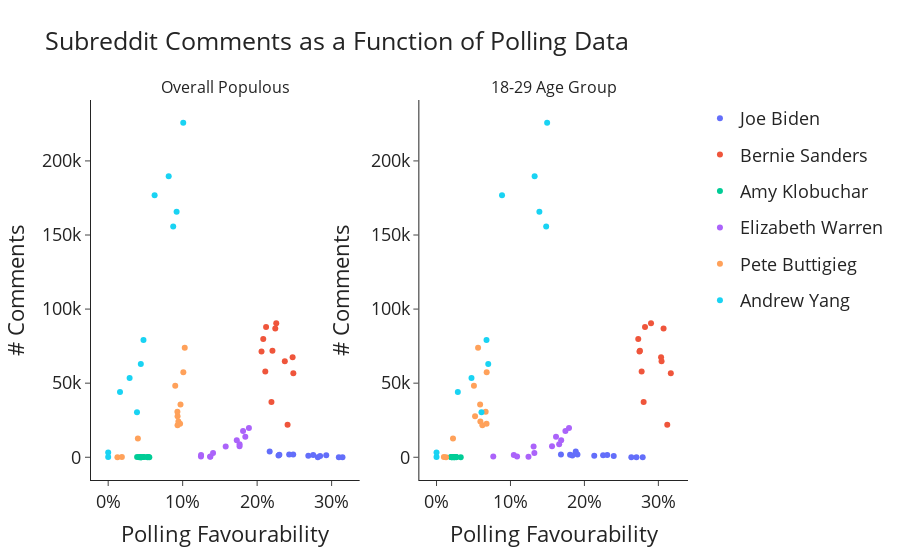

This figure's notebook cell:
### Markdown cell above
### Visualize

### Code cell
from plotly.subplots import make_subplots

fig = make_subplots(
    rows=1, cols=2,
    subplot_titles=("Overall Populous",
                    "18-29 Age Group"))

c_mapping = {}
cands = ["Joe Biden","Bernie Sanders","Amy Klobuchar","Elizabeth Warren","Pete Buttigieg","Andrew Yang"]
for a,b in zip(cands,px.colors.qualitative.Plotly):
    c_mapping[a] = b

for cand in cands:
    pop_df = polling_comments_df[polling_comments_df["candidate"] == cand]
    young_df = polling_comments_df_young[polling_comments_df_young["candidate"] == cand]
    fig.add_trace(go.Scatter(x=pop_df["polling_avg"],
                             y=pop_df["count"],
                             marker=dict(color=c_mapping[cand]),                         
                             mode="markers",
                             name=cand,
                             legendgroup=cand
                            ),
                  row=1,
                  col=1)


    fig.add_trace(go.Scatter(x=young_df["polling_avg"],
                             y=young_df["count"],
                             marker=dict(color=c_mapping[cand]),
                             mode="markers",
                             name=cand,
                             legendgroup=cand,
                            showlegend = False
                            ),
                  row=1,
                  col=2)
fig.update_xaxes(title_text="Polling Favourability", row=1, col=1)
fig.update_xaxes(title_text="Polling Favourability", row=1, col=2)

fig.update_yaxes(title_text="# Comments", row=1, col=1)
fig.update_yaxes(title_text="# Comments", row=1, col=2)

fig.update_layout(
    font=dict(size=18),
    title_text="Subreddit Comments as a Function of Polling Data",
                  template="simple_white")
fig.update_xaxes(dict(tickformat=',.0%'))
# fig.write_html("visualizations/temporal/{}_comments_over_polling_data_scatter.html".format(TIME_FRAME))
fig.show()

### Figure 1 — Plotly figure (JSON) as saved in the notebook; plotly's stock layout.template omitted (floating-point values rounded to 4 significant figures)
{"data": [{"legendgroup": "Joe Biden", "marker": {"color": "#636EFA"}, "mode": "markers", "name": "Joe Biden", "type": "scatter", "x": [0.2815, 0.3146, 0.3097, 0.2846, 0.2928, 0.2753, 0.2687, 0.2484, 0.243, 0.2287, 0.2298, 0.2168], "xaxis": "x", "y": [1, 11, 36, 839, 1414, 1531, 1037, 1825, 1912, 1156, 1716, 3825], "yaxis": "y"}, {"legendgroup": "Joe Biden", "marker": {"color": "#636EFA"}, "mode": "markers", "name": "Joe Biden", "showlegend": false, "type": "scatter", "x": [0.2634, 0.2703, 0.2788, 0.2396, 0.2253, 0.2309, 0.2133, 0.1906, 0.1683, 0.1837, 0.1806, 0.1883], "xaxis": "x2", "y": [1, 11, 36, 839, 1414, 1531, 1037, 1825, 1912, 1156, 1716, 3825], "yaxis": "y2"}, {"legendgroup": "Bernie Sanders", "marker": {"color": "#EF553B"}, "mode": "markers", "name": "Bernie Sanders", "type": "scatter", "x": [0.2409, 0.2486, 0.2476, 0.2372, 0.2192, 0.2205, 0.2109, 0.2243, 0.2082, 0.212, 0.2059, 0.2257], "xaxis": "x", "y": [22016, 56683, 67497, 64758, 37354, 71863, 57860, 86820, 79887, 87907, 71442, 90414], "yaxis": "y"}, {"legendgroup": "Bernie Sanders", "marker": {"color": "#EF553B"}, "mode": "markers", "name": "Bernie Sanders", "showlegend": false, "type": "scatter", "x": [0.312, 0.3168, 0.3037, 0.3043, 0.2801, 0.2751, 0.2774, 0.307, 0.2728, 0.2819, 0.2744, 0.2901], "xaxis": "x2", "y": [22016, 56683, 67497, 64758, 37354, 71863, 57860, 86820, 79887, 87907, 71442, 90414], "yaxis": "y2"}, {"legendgroup": "Amy Klobuchar", "marker": {"color": "#00CC96"}, "mode": "markers", "name": "Amy Klobuchar", "type": "scatter", "x": [0.04198, 0.04808, 0.05291, 0.04414, 0.04357, 0.04448, 0.04188, 0.03883, 0.04743, 0.05407, 0.05523, 0.0528], "xaxis": "x", "y": [101, 239, 28, 31, 13, 47, 22, 107, 136, 139, 82, 211], "yaxis": "y"}, {"legendgroup": "Amy Klobuchar", "marker": {"color": "#00CC96"}, "mode": "markers", "name": "Amy Klobuchar", "showlegend": false, "type": "scatter", "x": [0.02046, 0.02574, 0.03272, 0.02653, 0.02384, 0.02375, 0.02098, 0.01932, 0.02669, 0.0257, 0.0205, 0.02278], "xaxis": "x2", "y": [101, 239, 28, 31, 13, 47, 22, 107, 136, 139, 82, 211], "yaxis": "y2"}, {"legendgroup": "Elizabeth Warren", "marker": {"color": "#AB63FA"}, "mode": "markers", "name": "Elizabeth Warren", "type": "scatter", "x": [0.1246, 0.1372, 0.1369, 0.1247, 0.1408, 0.1578, 0.1764, 0.1764, 0.1841, 0.189, 0.1811, 0.1727], "xaxis": "x", "y": [454, 445, 366, 1561, 2921, 7242, 7370, 8759, 13839, 19781, 17708, 11451], "yaxis": "y"}, {"legendgroup": "Elizabeth Warren", "marker": {"color": "#AB63FA"}, "mode": "markers", "name": "Elizabeth Warren", "showlegend": false, "type": "scatter", "x": [0.07673, 0.1089, 0.1243, 0.1045, 0.1323, 0.1313, 0.1562, 0.1659, 0.1616, 0.1791, 0.1743, 0.1686], "xaxis": "x2", "y": [454, 445, 366, 1561, 2921, 7242, 7370, 8759, 13839, 19781, 17708, 11451], "yaxis": "y2"}, {"legendgroup": "Pete Buttigieg", "marker": {"color": "#FFA15A"}, "mode": "markers", "name": "Pete Buttigieg", "type": "scatter", "x": [0.01239, 0.01836, 0.03986, 0.09003, 0.09314, 0.09315, 0.09294, 0.09655, 0.09428, 0.09709, 0.1009, 0.1028], "xaxis": "x", "y": [21, 144, 12604, 48305, 21619, 27709, 30785, 22679, 24136, 35638, 57412, 73831], "yaxis": "y"}, {"legendgroup": "Pete Buttigieg", "marker": {"color": "#FFA15A"}, "mode": "markers", "name": "Pete Buttigieg", "showlegend": false, "type": "scatter", "x": [0.01279, 0.009901, 0.02225, 0.05058, 0.06198, 0.05211, 0.06643, 0.06763, 0.0593, 0.05896, 0.06782, 0.05619], "xaxis": "x2", "y": [21, 144, 12604, 48305, 21619, 27709, 30785, 22679, 24136, 35638, 57412, 73831], "yaxis": "y2"}, {"legendgroup": "Andrew Yang", "marker": {"color": "#19D3F3"}, "mode": "markers", "name": "Andrew Yang", "type": "scatter", "x": [0, 0, 0.01587, 0.02877, 0.03867, 0.04381, 0.04739, 0.06233, 0.08126, 0.09186, 0.08731, 0.1008], "xaxis": "x", "y": [95, 3138, 43978, 53512, 30442, 62914, 79167, 176906, 189596, 165746, 155684, 225756], "yaxis": "y"}, {"legendgroup": "Andrew Yang", "marker": {"color": "#19D3F3"}, "mode": "markers", "name": "Andrew Yang", "showlegend": false, "type": "scatter", "x": [0, 0, 0.0288, 0.04726, 0.06079, 0.06992, 0.0676, 0.08857, 0.1327, 0.1391, 0.1483, 0.1496], "xaxis": "x2", "y": [95, 3138, 43978, 53512, 30442, 62914, 79167, 176906, 189596, 165746, 155684, 225756], "yaxis": "y2"}], "layout": {"annotations": [{"font": {"size": 16}, "showarrow": false, "text": "Overall Populous", "x": 0.225, "xanchor": "center", "xref": "paper", "y": 1, "yanchor": "bottom", "yref": "paper"}, {"font": {"size": 16}, "showarrow": false, "text": "18-29 Age Group", "x": 0.775, "xanchor": "center", "xref": "paper", "y": 1, "yanchor": "bottom", "yref": "paper"}], "font": {"size": 18}, "title": {"text": "Subreddit Comments as a Function of Polling Data"}, "xaxis": {"anchor": "y", "domain": [0, 0.45], "tickformat": ",.0%", "title": {"text": "Polling Favourability"}}, "xaxis2": {"anchor": "y2", "domain": [0.55, 1], "tickformat": ",.0%", "title": {"text": "Polling Favourability"}}, "yaxis": {"anchor": "x", "domain": [0, 1], "title": {"text": "# Comments"}}, "yaxis2": {"anchor": "x2", "domain": [0, 1], "title": {"text": "# Comments"}}}}
